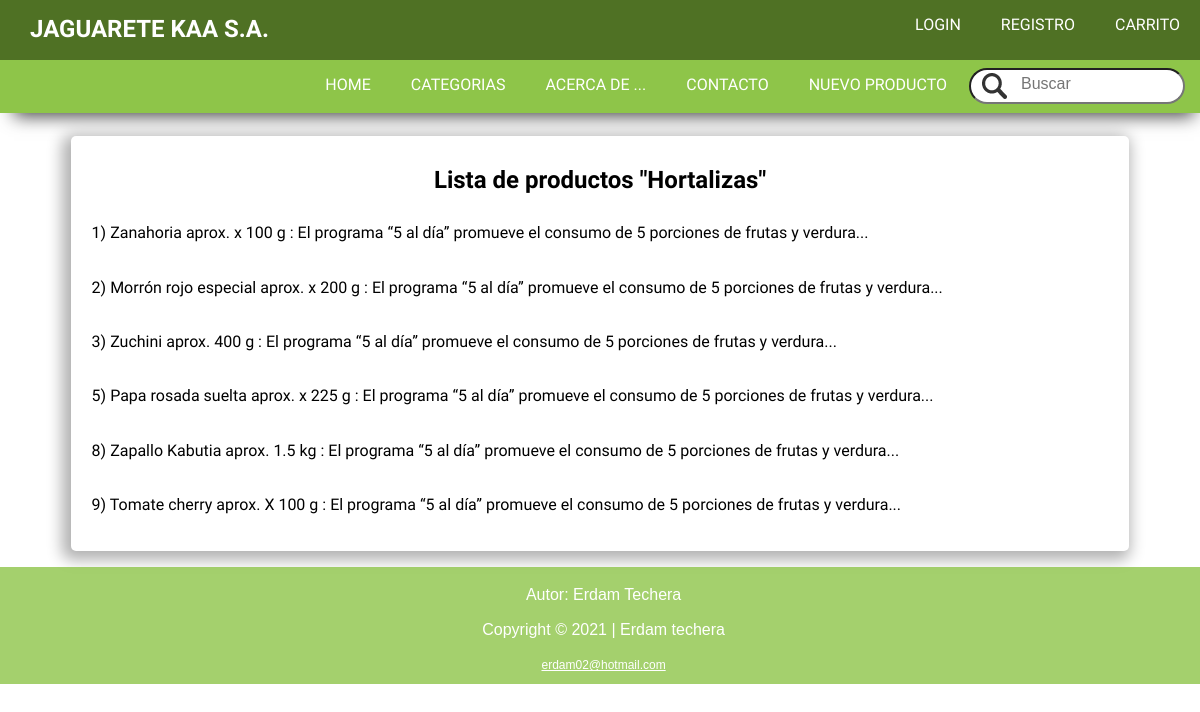
The page /1 on the database its author committed.
### JAGUARETE/models.py (models this page shows, shortened)
class Categoria(models.Model):
    nombre= models.CharField(max_length=120, default="")
    def __str__(self):
       return f"{self.nombre}"

class Producto(models.Model):
    titulo = models.CharField(max_length=50)
    imagen = models.ImageField(upload_to="_img", null=True)
    descripcion = models.CharField(max_length=500)
    precio = models.IntegerField()
    categoria = models.ForeignKey(Categoria, null=False, blank=False, on_delete=models.CASCADE)

### JAGUARETE/views.py (the view)
# urls.py: path('<int:categoria_id>', views.busqueda, name="busqueda")
def busqueda(request, categoria_id):
    iterable = Categoria.objects.get(id=categoria_id)
    categoria = Categoria.objects.all()
    listado_producto = Producto.objects.all()
    return render(request, "JAGUARETE/busqueda.html",{
        "titulo": "busqueda",
        "lista_productos": listado_producto,
        "iterable": iterable,
        "categorias": categoria
    })

### JAGUARETE/templates/JAGUARETE/busqueda.html
{% extends "JAGUARETE/layout.html" %}
 {% block main %}
      <main>
         <section>
            <article id="articuloSecundario">
               <h2 class="centrar">Lista de productos "{{ iterable }}"</h2>
                {% for producto in lista_productos %}
                   {% if producto.categoria == iterable %}
                     <p> {{ forloop.counter}}) {{producto.titulo}} :        {{producto.descripcion|truncatechars_html:80 }}</p>
                   {% endif %}
                 {% empty %}
                         <h3>No hay elementos que mostrar</h3>
                {% endfor %}
            </article>
         </section>
      </main>
{% endblock %}

### JAGUARETE/static/_css/estilo.css (style rules this page uses)
:root { --colorEncabezado: rgb(79, 113, 36); --colorPagina: rgb(142, 197, 73); --colorTexto: #77837F; --colorFooter: rgba(142, 197, 73, .8); --colorBotonHover: rgba(142, 197, 73, .5); --colorBlanco: white; --menuUser: rgba(142, 197, 73, .8); --transparente:rgba(0, 0, 0, 0.75); }
body { font-family: 'Lemonada', cursive; }
main { width: 100%; padding-top: 1%; padding-bottom: .3%; : }
section { width: 90%; margin: 0 auto 1% auto; }
#articuloSecundario p { padding-bottom: 13px; padding: 10px; }

### JAGUARETE/static/_css/articulos.css (style rules this page uses)
#articuloSecundario { padding: 1%; }
article { margin: 1%; background: var(--colorBlanco); border-radius: 5px; -webkit-box-shadow: -4px 4px 15px 5px rgba(0,0,0,0.31); box-shadow: -4px 4px 15px 5px rgba(0,0,0,0.31); }

### JAGUARETE/static/_css/productos.css (style rules this page uses)
.centrar { text-align: center; }

### rows shown on the page
Categoria: nombre "Hortalizas"
Producto: titulo "Zanahoria aprox. x 100 g", descripcion "El programa “5 al día” promueve el consumo de 5 porciones de frutas y verdura..."
Producto: titulo "Morrón rojo especial aprox. x 200 g", descripcion "El programa “5 al día” promueve el consumo de 5 porciones de frutas y verdura..."
Producto: titulo "Zuchini aprox. 400 g", descripcion "El programa “5 al día” promueve el consumo de 5 porciones de frutas y verdura..."
Producto: titulo "Papa rosada suelta aprox. x 225 g", descripcion "El programa “5 al día” promueve el consumo de 5 porciones de frutas y verdura..."
Producto: titulo "Zapallo Kabutia aprox. 1.5 kg", descripcion "El programa “5 al día” promueve el consumo de 5 porciones de frutas y verdura..."
Producto: titulo "Tomate cherry aprox. X 100 g", descripcion "El programa “5 al día” promueve el consumo de 5 porciones de frutas y verdura..."
